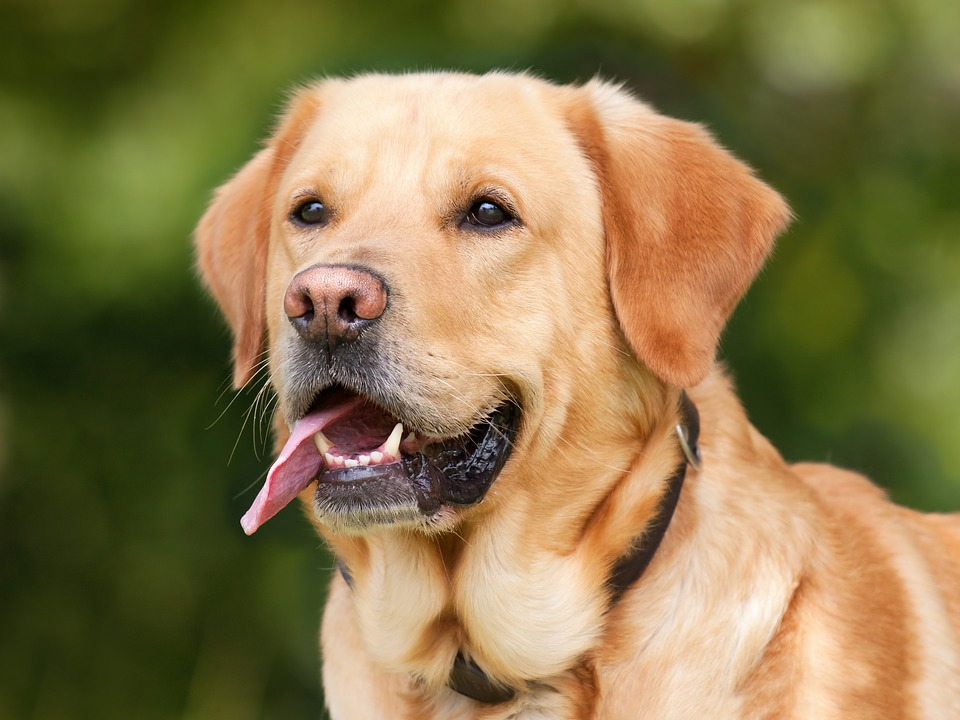
#> input picture Machine Learning A-Z, Hands-On Python In Data Science/9. Deep Learning/2. Convolutional Neural Network/dataset/single_prediction/cat_or_dog_1.jpg, 960 x 720 px, given in place of the camera
$ python main.py
#> lines starting #> are read from the running program, lines starting #| are printed output that depends on the picture; after the words box and inside, x2 and y2 are one past the last pixel; in counts of white or black regions, pixels touching at a corner belong together
#> further down, img is the input picture: shape (720, 960, 3); mean B, G, R 76.2, 119.6, 136.3

import cv2
import numpy as np

def stackImages(scale, imgArray):
    rows = len(imgArray)
    cols = len(imgArray[0])
    rowsAvailable = isinstance(imgArray[0], list)
    width = imgArray[0][0].shape[1]
    height = imgArray[0][0].shape[0]
    if rowsAvailable:
        for x in range(0, rows):
            for y in range(0, cols):
                if imgArray[x][y].shape[:2] == imgArray[0][0].shape[:2]:
                    imgArray[x][y] = cv2.resize(imgArray[x][y], (0, 0), None, scale, scale)
                else:
                    imgArray[x][y] = cv2.resize(imgArray[x][y], (imgArray[0][0].shape[1], imgArray[0][0].shape[0]),
                                                None, scale, scale)
                if len(imgArray[x][y].shape) == 2: imgArray[x][y] = cv2.cvtColor(imgArray[x][y], cv2.COLOR_GRAY2BGR)
        imageBlank = np.zeros((height, width, 3), np.uint8)
        hor = [imageBlank] * rows
        hor_con = [imageBlank] * rows
        for x in range(0, rows):
            hor[x] = np.hstack(imgArray[x])
        ver = np.vstack(hor)
    else:
        for x in range(0, rows):
            if imgArray[x].shape[:2] == imgArray[0].shape[:2]:
                imgArray[x] = cv2.resize(imgArray[x], (0, 0), None, scale, scale)
            else:
                imgArray[x] = cv2.resize(imgArray[x], (imgArray[0].shape[1], imgArray[0].shape[0]), None, scale,
                                         scale)
            if len(imgArray[x].shape) == 2: imgArray[x] = cv2.cvtColor(imgArray[x], cv2.COLOR_GRAY2BGR)
        hor = np.hstack(imgArray)
        ver = hor
    return ver

# webcam reading
frameWidth = 640
frameHeight = 480
Brightness = 50
cap = cv2.VideoCapture(0)
cap.set(3, frameWidth) # id_3-width
cap.set(4, frameHeight) # id_4-Height
cap.set(10, Brightness) # id_10- Brightness

myColors = [[96, 89,116, 111, 183, 237]]
myColorValues = [[0,255,0]]

myPoints =  []  ## [x , y , colorId ]

def findColor(img,myColors,myColorValues):
    imgHSV = cv2.cvtColor(img, cv2.COLOR_BGR2HSV)
#> imgHSV: shape (720, 960, 3); mean H, S, V 27.8, 137.7, 141.6
    count = 0
    newPoints=[]
    for color in myColors:
        lower = np.array(color[0:3])
        upper = np.array(color[3:6])
        mask = cv2.inRange(imgHSV,lower,upper)
        x,y=getContours(mask)
        cv2.circle(imgResult,(x,y),15,myColorValues[count],cv2.FILLED)
        if x!=0 and y!=0:
            newPoints.append([x,y,count])
        count +=1
#> this loop made 1 pass
#> (contours in getContours, x, y) on pass 1: (3 contours, all with area under 20, 0, 0)
#> pass 1, in findColor, `mask = cv2.inRange(imgHSV,lower,upper)`:
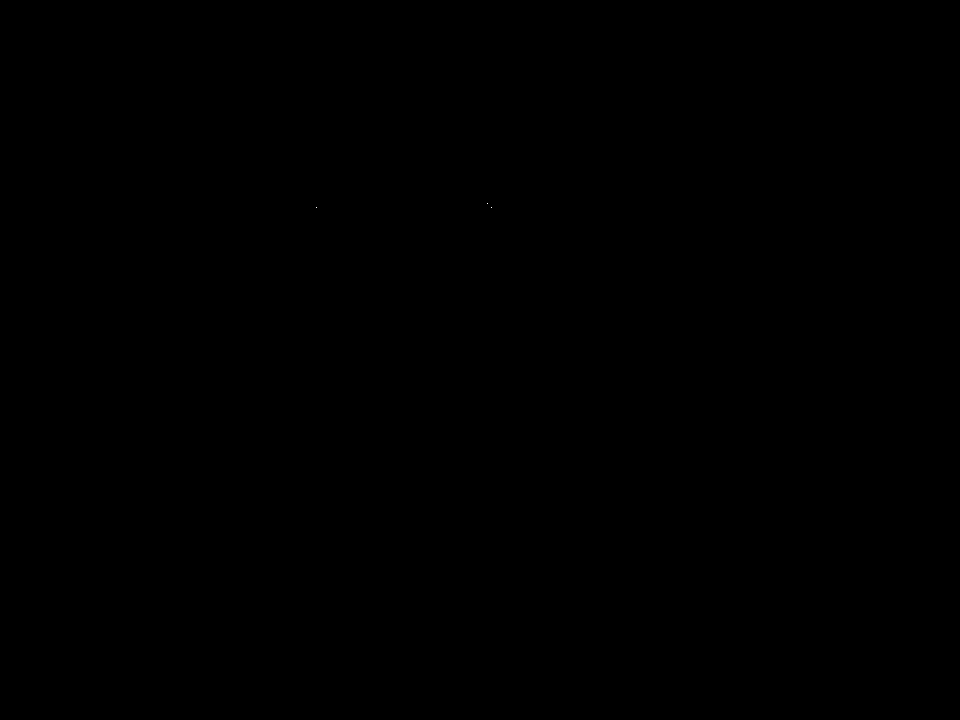
#> mask: shape (720, 960); 0% white in thin lines or dots, all inside (x1, y1, x2, y2) = (316, 203, 492, 208)
#> after the loop: imgResult: shape (720, 960, 3); 0.03% of pixels changed, all inside (x1, y1, x2, y2) = (0, 0, 16, 16)
#> after the loop, count = 1; newPoints = []
        #cv2.imshow(str(color[0]),mask)
    return newPoints

def getContours(img):
    contours,hierarchy = cv2.findContours(img,cv2.RETR_EXTERNAL,cv2.CHAIN_APPROX_NONE)
    x,y,w,h = 0,0,0,0
    for cnt in contours:
        area = cv2.contourArea(cnt)
        if area>500:
            #cv2.drawContours(imgResult, cnt, -1, (255, 0, 0), 3)
            peri = cv2.arcLength(cnt,True)
            approx = cv2.approxPolyDP(cnt,0.02*peri,True)
            x, y, w, h = cv2.boundingRect(approx)
    return x+w//2,y

def drawOnCanvas(myPoints,myColorValues):
    for point in myPoints:
        cv2.circle(imgResult, (point[0], point[1]), 10, myColorValues[point[2]], cv2.FILLED)


while True:
    success, img = cap.read()
    imgResult = img.copy()
    newPoints = findColor(img, myColors,myColorValues)
#> newPoints = []
    if len(newPoints)!=0:
        for newP in newPoints:
            myPoints.append(newP)
    if len(myPoints)!=0:
        drawOnCanvas(myPoints,myColorValues)


    cv2.imshow("Result", imgResult)
    if cv2.waitKey(1) & 0xFF == ord('q'):
#> (key q is pressed here)
        break

$ run again, on Machine Learning A-Z, Hands-On Python In Data Science/9. Deep Learning/2. Convolutional Neural Network/dataset/single_prediction/kashi_cat.jpg
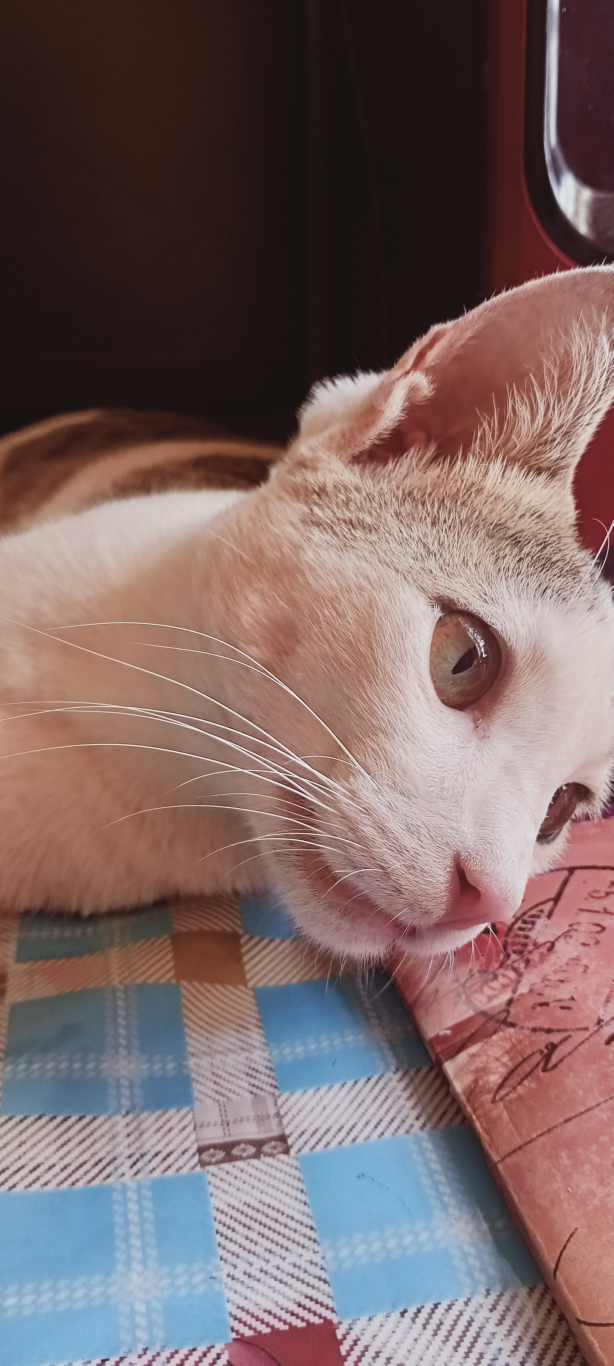
#> input picture Machine Learning A-Z, Hands-On Python In Data Science/9. Deep Learning/2. Convolutional Neural Network/dataset/single_prediction/kashi_cat.jpg, 1840 x 4096 px, given in place of the camera (shown at 1/3 size)
#> img is the input picture: shape (4096, 1840, 3); mean B, G, R 100.9, 101.8, 123.1
#> imgHSV: shape (4096, 1840, 3); mean H, S, V 44.6, 85.3, 130.9
#> the loop in findColor, `for color in myColors:` made 1 pass
#> (x, y) on pass 1: (842, 2768)
#> pass 1, in findColor, `mask = cv2.inRange(imgHSV,lower,upper)`:
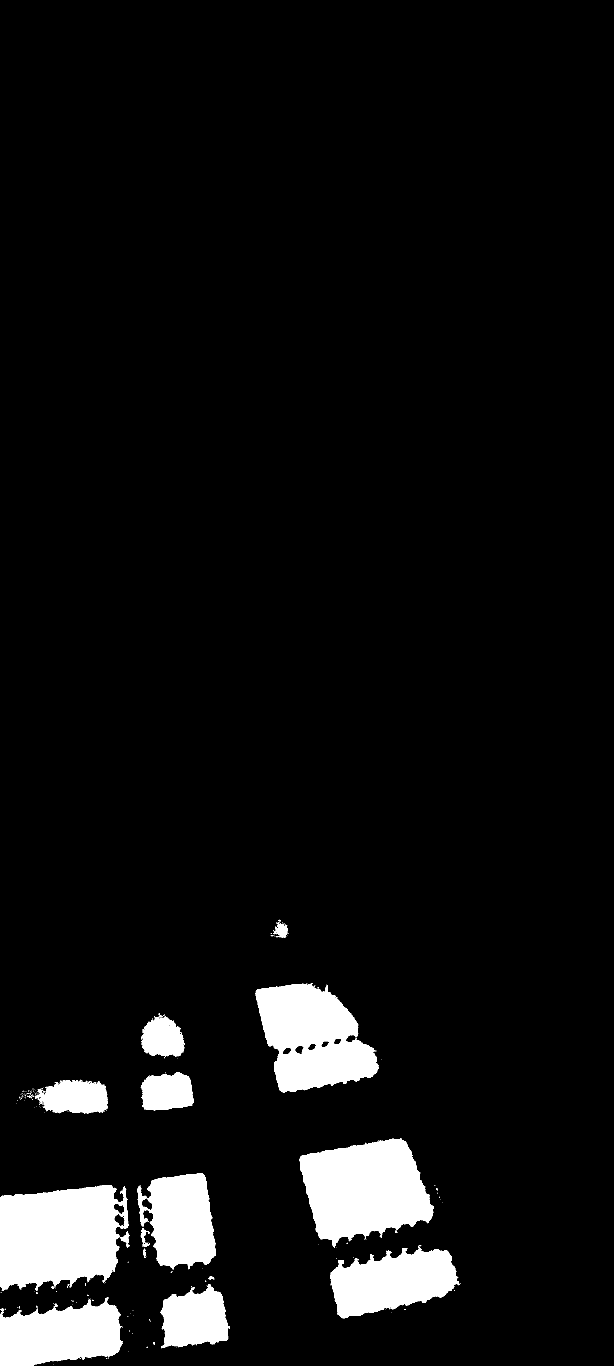
#> mask: shape (4096, 1840) (shown at 1/3 size); 6.5% white; 365 white regions (343 under 20 px), largest, box (x1, y1, x2, y2) and area: (0, 3555, 386, 3872) 95828, (899, 3414, 1302, 3743) 89394, (767, 2951, 1136, 3277) 78791
#> after the loop in findColor, `for color in myColors:`: count = 1; newPoints = [[842, 2768, 0]]
#> the loop `for newP in newPoints:` made 1 pass
#> the loop in drawOnCanvas, `for point in myPoints:` made 1 pass
